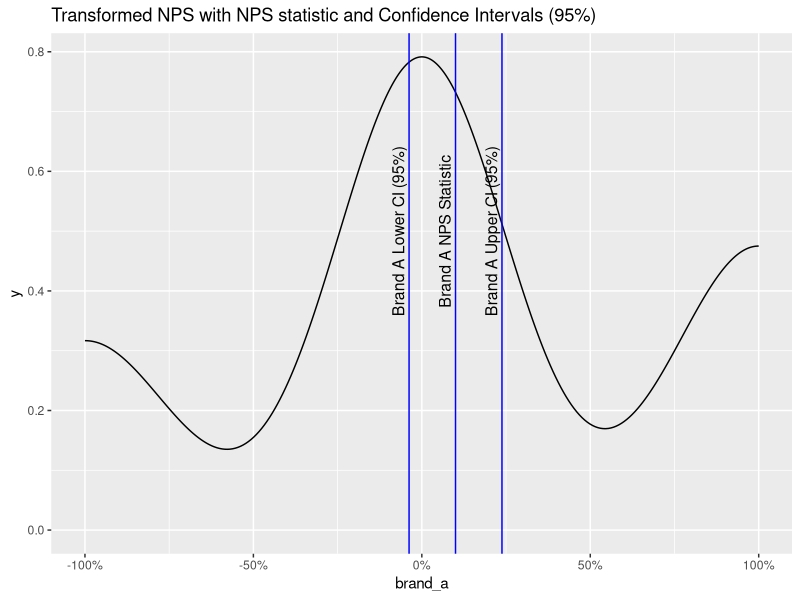
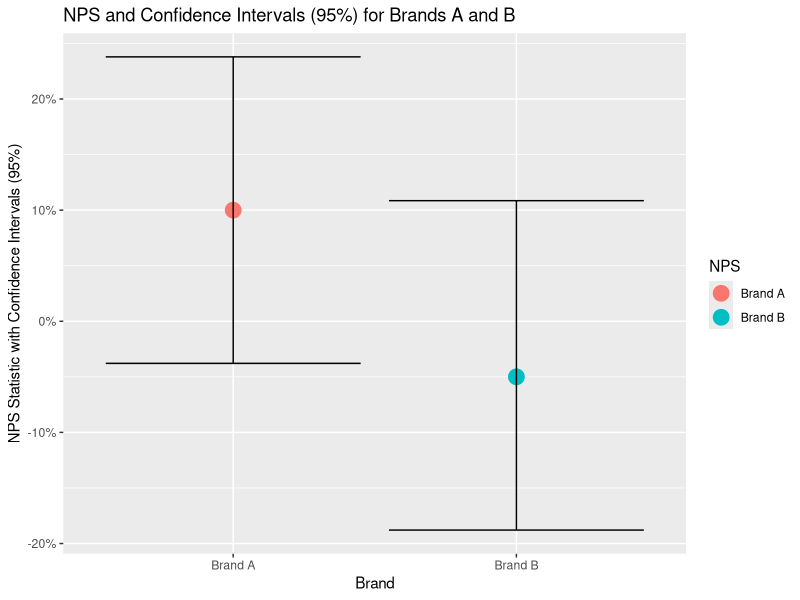
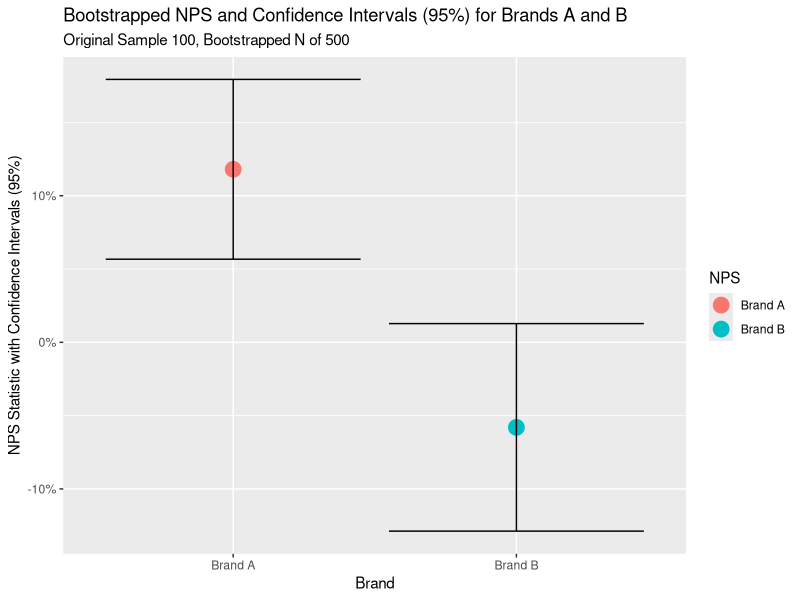

Here is the R script that generated these plots, in order:
## ---- chunk 1
knitr::opts_chunk$set(echo = TRUE)
## ---- chunk 2
n <- 100
n_promoters_brand_a <- 30
n_detractors_brand_a <- 20
n_passives_brand_a <- n - n_promoters_brand_a - n_detractors_brand_a

promoter_sample_brand_a <- rep(1, times = n_promoters_brand_a)
passive_sample_brand_a <- rep(0, times = n_passives_brand_a)
detractor_sample_brand_a <- rep(-1, times = n_detractors_brand_a)
brand_a <- c(promoter_sample_brand_a, passive_sample_brand_a, detractor_sample_brand_a)
## ---- chunk 3
cat(paste0(round(mean(brand_a),2)*100,"%"))
## ---- chunk 4
cat(paste0(round(var(brand_a),2)*100,"%"))
## ---- chunk 5
library(ggplot2)
library(scales)
ci_mean <- data.frame(vals = c(mean(brand_a) - 1.96*(sd(brand_a)/sqrt(length(brand_a))), mean(brand_a), mean(brand_a) + 1.96*(sd(brand_a)/sqrt(length(brand_a)))), labels = c('Brand A Lower CI (95%)', 'Brand A NPS Statistic', 'Brand A Upper CI (95%)'))

d <- ggplot() + aes(brand_a) + 
  geom_density() + geom_vline(data = ci_mean, aes(xintercept= vals), color="blue", size=0.5) + geom_text(data = ci_mean, aes(x=vals, y = 0.5, label = labels), size = 4, angle = 90, vjust = -0.4, ) + ggtitle(label = "Transformed NPS with NPS statistic and Confidence Intervals (95%)") + scale_x_continuous(labels = percent)
d
## ---- chunk 6
library(stringr)
library(ggplot2)
library(scales)
n <- 100
n_promoters_brand_b <- 30
n_detractors_brand_b <- 35
n_passives_brand_b <- n - n_promoters_brand_b - n_detractors_brand_b


promoter_sample_brand_b <- rep(1, times = n_promoters_brand_b)
passive_sample_brand_b <- rep(0, times = n_passives_brand_b)
detractor_sample_brand_b <- rep(-1, times = n_detractors_brand_b)
brand_b <- c(promoter_sample_brand_b, passive_sample_brand_b, detractor_sample_brand_b)
npss_brand_b <- mean(brand_b)

ci_mean_a <- data.frame(vals = c(mean(brand_a) - 1.96*(sd(brand_a)/sqrt(length(brand_a))), mean(brand_a), mean(brand_a) + 1.96*(sd(brand_a)/sqrt(length(brand_a)))), labels = c('Brand A Lower CI (95%)', 'Brand A NPS Statistic', 'Brand A Upper CI (95%)'))

ci_mean_b <- data.frame(vals = c(mean(brand_b) - 1.96*(sd(brand_a)/sqrt(length(brand_b))), mean(brand_b), mean(brand_b) + 1.96*(sd(brand_b)/sqrt(length(brand_b)))), labels = c('Brand B Lower CI (95%)', 'Brand B NPS Statistic', 'Brand B Upper CI (95%)'))

cis <- data.table::as.data.table(rbind(ci_mean_a, ci_mean_b))
cis[, brand := stringr::str_extract(labels, regex("Brand [AB]"))]
ciscast <- cis
ciscast[, labels:= gsub("^Brand [AB] ","",labels)]
ciscast <- data.table::dcast(ciscast, value.var = "vals", brand ~ labels)
names(ciscast) <- tolower(gsub(" ","_", names(ciscast)))
ciscast$brand <- as.factor(ciscast$brand)

b <- ggplot() + geom_point(data = ciscast, aes(x = brand, y = ciscast$nps_statistic, color = ciscast$brand),size = 5) + geom_errorbar(aes(x = ciscast$brand, ymin = ciscast$`lower_ci_(95%)`, ymax = ciscast$`upper_ci_(95%)`)) + ggplot2::ylab("NPS Statistic with Confidence Intervals (95%)") + xlab("Brand") + labs(colour = "NPS", title = "NPS and Confidence Intervals (95%) for Brands A and B") + scale_y_continuous(labels = percent)
b
##ggplot() + geom_crossbar(data = ciscast, aes(x = "nps_statistic", xmin = "lower_ci_(95%)", xmax = ##"upper_ci_(95%)", y = "brand"))
## ---- chunk 7
library(stringr)
library(ggplot2)
library(scales)

set.seed(45)

brand_a_bs <- sample(brand_a, 500, replace = T)
brand_b_bs <- sample(brand_b, 500, replace = T)

ci_mean_a_bs <- data.frame(vals = c(mean(brand_a_bs) - 1.96*(sd(brand_a_bs)/sqrt(length(brand_a_bs))), mean(brand_a_bs), mean(brand_a_bs) + 1.96*(sd(brand_a_bs)/sqrt(length(brand_a_bs)))), labels = c('Brand A Lower CI (95%)', 'Brand A NPS Statistic', 'Brand A Upper CI (95%)'))

ci_mean_b_bs <- data.frame(vals = c(mean(brand_b_bs) - 1.96*(sd(brand_b_bs)/sqrt(length(brand_b_bs))), mean(brand_b_bs), mean(brand_b_bs) + 1.96*(sd(brand_b_bs)/sqrt(length(brand_b_bs)))), labels = c('Brand B Lower CI (95%)', 'Brand B NPS Statistic', 'Brand B Upper CI (95%)'))

cis_bs <- data.table::as.data.table(rbind(ci_mean_a_bs, ci_mean_b_bs))
cis_bs[, brand := stringr::str_extract(labels, regex("Brand [AB]"))]
ciscast_bs <- cis_bs
ciscast_bs[, labels:= gsub("^Brand [AB] ","",labels)]
ciscast_bs <- data.table::dcast(ciscast_bs, value.var = "vals", brand ~ labels)
names(ciscast_bs) <- tolower(gsub(" ","_", names(ciscast_bs)))
ciscast_bs$brand <- as.factor(ciscast_bs$brand)

c <- ggplot() + geom_point(data = ciscast_bs, aes(x = brand, y = ciscast_bs$nps_statistic, color = ciscast_bs$brand),size = 5) + geom_errorbar(aes(x = ciscast_bs$brand, ymin = ciscast_bs$`lower_ci_(95%)`, ymax = ciscast_bs$`upper_ci_(95%)`)) + ggplot2::ylab("NPS Statistic with Confidence Intervals (95%)") + xlab("Brand") + labs(colour = "NPS", title = "Bootstrapped NPS and Confidence Intervals (95%) for Brands A and B", subtitle = "Original Sample 100, Bootstrapped N of 500") + scale_y_continuous(labels = percent)
c
